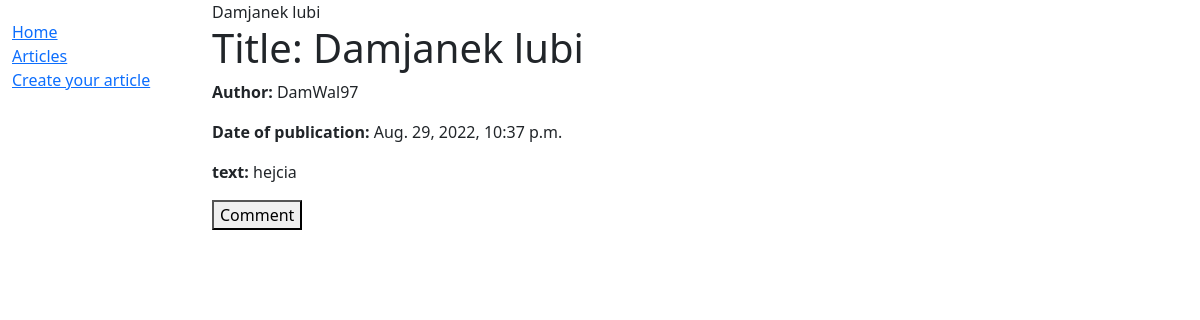
Page /article_list/5/ on the committed database.
### article/models.py (models this page shows)
class Article(models.Model):
    title = models.CharField(max_length=50)
    author = models.ForeignKey(User,on_delete=models.SET_NULL, null=True)
    text = models.CharField(max_length=5000)
    date = datetime.now()
    def __str__(self):
        return self.title

### article/views.py (the view, shortened to what this page needs)
# urls.py: path('article_list/<int:article_id>/', articleDetailView, name='article_detail'),
def articleDetailView(request, article_id):
    id=article_id
    data = {}
    article_data = Article.objects.get(id=id)
    comment_data = Comment.objects.filter(article=id)
    data['queryset'] = article_data
    data['comments'] = comment_data
    data['form'] = 0
    return render(request, 'article/article_detail.html',data)

### article/templates/article/article_detail.html (shortened to what this page needs)
{% extends 'base.html' %}
{% block content %}
{{queryset}}
<h1>Title: {{ queryset.title }}</h1>
<p><strong>Author:</strong> {{ queryset.author }}</p>
<p><strong>Date of publication:</strong> {{ queryset.date }}</p>
<p><strong>text:</strong> {{ queryset.text }}</p>
<form method="POST" action="">
    <button type="submit", name="save">Comment</button>
</form>
{% endblock %}

### rows in the picture
Article: title "Damjanek lubi", author "DamWal97", date "Aug. 29, 2022, 10:37 p.m.", text "hejcia"
